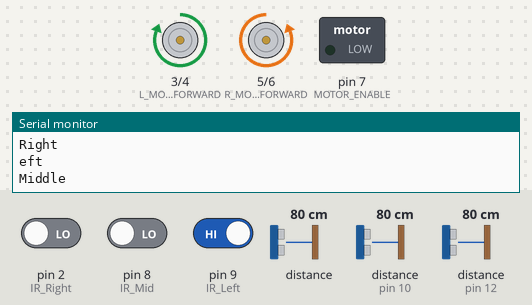
Bench run of a sketch on a simulated Arduino Uno, built with avr-gcc and run on an emulated ATmega328P. Shown: motor-driver pin pairs drawn as motors (green arrow = first pin HIGH = forward, orange = second pin HIGH = backward, longer = more drive), switched loads named in the sketch (green lamp = pin HIGH), the last lines printed to the serial monitor. The test bench sets the inputs (shaded band); at power-on: distance to the obstacle 80 cm, distance to the obstacle (sensors on pin 12, pin 10) 80 cm, pin 2 (IR_Right) LOW, pin 8 (IR_Mid) LOW, pin 9 (IR_Left) HIGH. The echo pulse lasts 58.3 µs per cm.

Above: at 6.2 s.
6.3 s: distance to the obstacle (sensor 0) set to 2 cm
At 6.6 s:
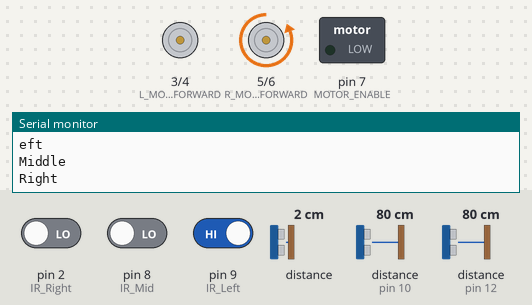
9.3 s: distance to the obstacle (sensor on pin 12) set to 198 cm
12.3 s: distance to the obstacle (sensor on pin 12) set to 206 cm
At 13.5 s:
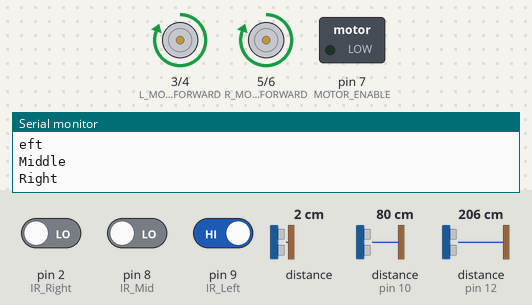
13.9 s: distance to the obstacle (sensor on pin 10) set to 2 cm
16.9 s: distance to the obstacle (sensor 0) set to 4 cm
19.9 s: pin 2 (IR_Right) driven HIGH
At 20.8 s:
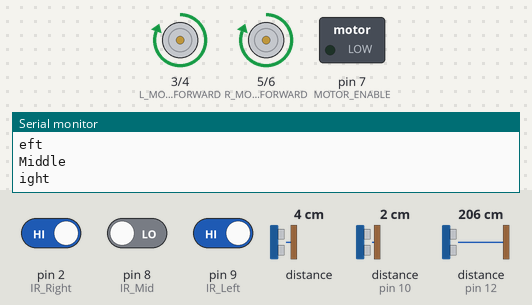
Timing chart, 0 to 22.5 s (numbered marks = the images above; inputs shaded):
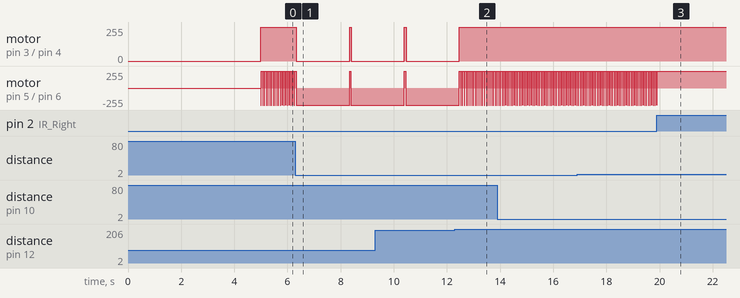

The sketch:

psu.ino
```cpp
#include <NewPing.h>


const int L_MOTOR_FORWARD = 3;
const int L_MOTOR_BACKWARD = 4;
const int R_MOTOR_FORWARD = 5;
const int R_MOTOR_BACKWARD = 6;
const int MOTOR_ENABLE = 7;

const int IR_Right = 2;
const int IR_Mid = 8;
const int IR_Left = 9;

const int Trig_Left = 13;
const int Echo_Left = 12;
const int Trig_Middle = 11;
const int Echo_Middle = 10;
const int Trig_Right = 1;
const int Echo_Right = 0;

NewPing sonarLeft(Trig_Left, Echo_Left, 200);
NewPing sonarMiddle(Trig_Middle, Echo_Middle, 200);
NewPing sonarRight(Trig_Right, Echo_Right, 200);


void stopMoving(){
  digitalWrite(L_MOTOR_FORWARD, LOW);
  digitalWrite(L_MOTOR_BACKWARD, LOW);

  digitalWrite(R_MOTOR_FORWARD, LOW);
  digitalWrite(R_MOTOR_BACKWARD, LOW);
}
void moveForward(){
  digitalWrite(L_MOTOR_FORWARD, HIGH);
  digitalWrite(L_MOTOR_BACKWARD, LOW);

  digitalWrite(R_MOTOR_FORWARD, HIGH);
  digitalWrite(R_MOTOR_BACKWARD, LOW);
}
void moveBackward(){
  digitalWrite(L_MOTOR_FORWARD, LOW);
  digitalWrite(L_MOTOR_BACKWARD, HIGH);

  digitalWrite(R_MOTOR_FORWARD, LOW);
  digitalWrite(R_MOTOR_BACKWARD, HIGH);
}
void turnRight(){
  digitalWrite(L_MOTOR_FORWARD, HIGH);
  digitalWrite(L_MOTOR_BACKWARD, LOW);

  digitalWrite(R_MOTOR_FORWARD, LOW);
  digitalWrite(R_MOTOR_BACKWARD, HIGH);
}
void turnLeft(){
  digitalWrite(L_MOTOR_FORWARD, LOW);
  digitalWrite(L_MOTOR_BACKWARD, HIGH);

  digitalWrite(R_MOTOR_BACKWARD, HIGH);
  digitalWrite(L_MOTOR_BACKWARD, LOW);
}


const int wall_dist = 20;
const int NINE_DEG = 2000;
const int ONE_EIGHT_DEG = 4000;

void setup() {
  Serial.begin(9600);

  // Pin Setup
  pinMode (L_MOTOR_FORWARD, OUTPUT);
  pinMode (L_MOTOR_BACKWARD, OUTPUT);
  pinMode (R_MOTOR_FORWARD, OUTPUT);
  pinMode (R_MOTOR_BACKWARD, OUTPUT);
  pinMode (MOTOR_ENABLE, OUTPUT);
  pinMode (IR_Right, INPUT);
  pinMode (IR_Mid, INPUT);
  pinMode (IR_Left, INPUT);

  stopMoving();
  delay(5000);
  }


void loop() {
  int status_Left = digitalRead(IR_Left);
  int status_Mid = digitalRead(IR_Mid);
  int status_Right = digitalRead(IR_Right);


  Serial.println("Left" + status_Left);
  Serial.println("Middle" + status_Mid);
  Serial.println("Right" + status_Right);

  // Drive on the Line
  if ((status_Left == 0 && status_Right == 0) || status_Mid == 1) {
    moveForward();
  }
  else if (status_Left == 0 && status_Right == 1 && status_Mid == 0) {
    turnLeft();
  }
  else if (status_Left == 1 && status_Right == 0 && status_Mid == 0) {
    turnRight();
  }
  else{
    moveForward();
  } // there is an intersection bc it is reading 3 lines


  int distance_Left = sonarLeft.ping_cm();
  int distance_Middle = sonarMiddle.ping_cm();
  int distance_Right = sonarRight.ping_cm();
  // pings should be atleast 29ms apart
  if ( ((distance_Left + distance_Right) > wall_dist) && (distance_Left > (distance_Right + 2)) ) {
    turnLeft();
    delay(NINE_DEG);
    stopMoving();

  }

  else if(distance_Middle > 5);{
    moveForward();
  }

  // if else(((distance_Left + distance_Right) < wall_dist) && (distance_Mid < 5))
  // {
  //   moveLeft();
  //   delay(ONE_EIGHT_DEG);
  // }

  delay(50); // update frequency (if to jittery increase)
}
```

classes.cpp
```cpp
struct Node {
    int data;
    Node* left;
    Node * right;
};

Node* createNode(int data) {
    Node* newNode = new Node();
    newNode->data = data;
    newNode->left = nullptr;
    newNode ->right = nullptr;
};
```

Measured:
- the behaviour switches between 200 and 201 cm on distance to the obstacle (sensor on pin 12) (found by bisection; images 1 and 2)
- after the input at 6.3 s, motor on pin 3 (L_MOTOR_FORWARD) / pin 4 (L_MOTOR_BACKWARD): forward 255/255 → stopped at once, → forward 255/255 2.0 s later, → stopped 0.06 s later
- after the input at 12.3 s, motor on pin 3 (L_MOTOR_FORWARD) / pin 4 (L_MOTOR_BACKWARD): goes on until 12.5 s, then stays forward 255/255
- after the input at 19.9 s, motor on pin 5 (R_MOTOR_FORWARD) / pin 6 (R_MOTOR_BACKWARD): goes on until 19.9 s, then stays forward 255/255
- by itself, motor on pin 5 (R_MOTOR_FORWARD) / pin 6 (R_MOTOR_BACKWARD): alternates forward 255/255 for 0.05 s and backward 255/255 for 0.01 s
